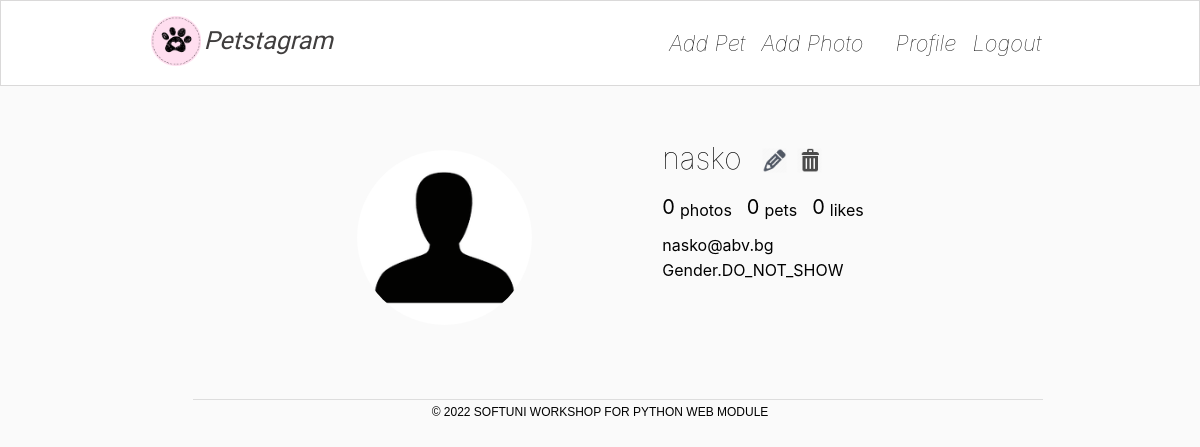
The app's page /accounts/profile/5/ (signed in), older data.
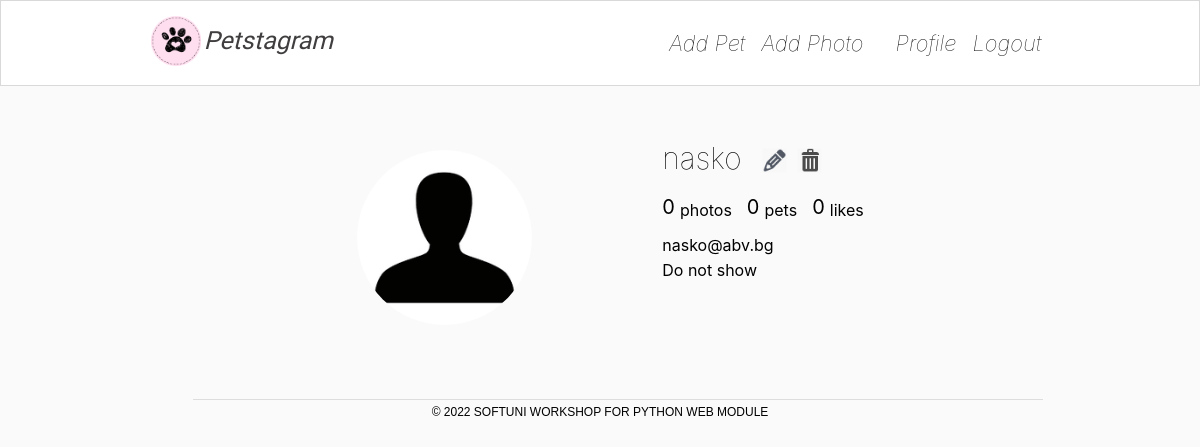
The same page, newer data.
### petstagram/accounts/models.py (models this page shows, shortened)
class PetstagramUser(AbstractUser):
    NAME_MIN_LENGTH = 2
    NAME_MAX_LENGTH = 30
    first_name = models.CharField(
        max_length=NAME_MAX_LENGTH,
        validators=(
            MinLengthValidator(NAME_MIN_LENGTH),
            only_alpha_validator,
        )
    )
    last_name = models.CharField(
        max_length=NAME_MAX_LENGTH,
        validators=(
            MinLengthValidator(NAME_MIN_LENGTH),
            only_alpha_validator,
        )
    )
    email = models.EmailField(unique=True)
    profile_picture = models.URLField(blank=True, null=True)
    gender = models.CharField(
        max_length=Gender.max_length(),
        choices=Gender.choices(),
        default="Do not show"
    )

### petstagram/accounts/views.py (the view)
# urls.py: path('', ProfileDetailsView.as_view(), name='profile-details'),
class ProfileDetailsView(DetailView):
    template_name = 'profile-details-page.html'
    model = UserModel
    profile_image = static('images/person.png')
    def get_profile_picture(self):
        if self.object.profile_picture is not None:
            return self.object.profile_picture
        return self.profile_image
    def get_context_data(self, **kwargs):
        context = super().get_context_data(**kwargs)
        context['profile_image'] = self.get_profile_picture()
        context['pets'] = self.request.user.pet_set.all()
        return context

### petstagram/accounts/templates/profile-details-page.html (shortened to what this page needs)
{% extends 'base.html' %}
{% load static %}
{% block content %}
    <div class="profile">
        <div class="profile-data">
            <div class="profile_img">
                <div class="image">
                    <img src="{{ profile_image }}" alt="img8">
                </div>
            </div>
            <div class="personal">
                <div class="edit">
                    <p>{{ object.username }}</p>
                    <a href="{% url 'profile-edit' object.pk %}">
                        <img class="edit-img" src="{% static '/images/edit-pen-icon-6.jpg' %}" alt="edit button">
                    </a>
                    <a href="{% url 'profile-delete' object.pk %}">
                        <img class="bin-img" src="{% static '/images/icon-remove-22.jpg' %}" alt="bin button">
                    </a>
                </div>
                <div class="data">
                    <span>{{ object.photo_set.count }}</span>
                    <p>photos</p>
                    <span>{{ object.pet_set.count }}</span>
                    <p>pets</p>
                    <span>{{ object.like_set.count }}</span>
                    <p>likes</p>
                </div>
                <p class="email">{{ object.email }}</p>
                <p class="gender">{{ object.gender }}</p>
            </div>
        </div>
        <div class="pets">
            <div class="statuses">
            </div>
        </div>
        <div class="pet-photos">
        </div>
    </div>
{% endblock %}

Row changes from the older to the newer data that the page shows:
changed PetstagramUser "nasko": gender "Gender.DO_NOT_SHOW" → "Do not show"
